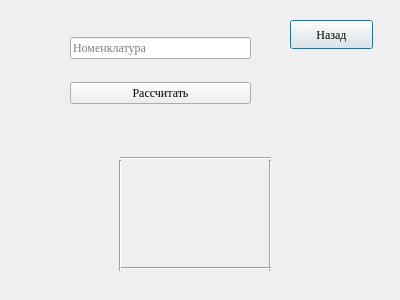
<?xml version="1.0" encoding="UTF-8"?>
<ui version="4.0">
 <class>MapBorders</class>
 <widget class="QDialog" name="MapBorders">
  <property name="geometry">
   <rect>
    <x>0</x>
    <y>0</y>
    <width>400</width>
    <height>300</height>
   </rect>
  </property>
  <property name="font">
   <font>
    <family>Times New Roman</family>
   </font>
  </property>
  <property name="windowTitle">
   <string>GeoMaks</string>
  </property>
  <widget class="QPushButton" name="BackToStartMenu">
   <property name="geometry">
    <rect>
     <x>290</x>
     <y>20</y>
     <width>83</width>
     <height>29</height>
    </rect>
   </property>
   <property name="text">
    <string>Назад</string>
   </property>
  </widget>
  <widget class="QLabel" name="leftUpLong">
   <property name="geometry">
    <rect>
     <x>90</x>
     <y>130</y>
     <width>121</width>
     <height>20</height>
    </rect>
   </property>
   <property name="sizePolicy">
    <sizepolicy hsizetype="Preferred" vsizetype="Preferred">
     <horstretch>0</horstretch>
     <verstretch>0</verstretch>
    </sizepolicy>
   </property>
   <property name="text">
    <string/>
   </property>
  </widget>
  <widget class="Line" name="rightBorder">
   <property name="geometry">
    <rect>
     <x>260</x>
     <y>160</y>
     <width>21</width>
     <height>111</height>
    </rect>
   </property>
   <property name="orientation">
    <enum>Qt::Vertical</enum>
   </property>
  </widget>
  <widget class="QLabel" name="rightUpLong">
   <property name="geometry">
    <rect>
     <x>220</x>
     <y>130</y>
     <width>131</width>
     <height>20</height>
    </rect>
   </property>
   <property name="sizePolicy">
    <sizepolicy hsizetype="Preferred" vsizetype="Preferred">
     <horstretch>0</horstretch>
     <verstretch>0</verstretch>
    </sizepolicy>
   </property>
   <property name="text">
    <string/>
   </property>
  </widget>
  <widget class="Line" name="downBorder">
   <property name="geometry">
    <rect>
     <x>120</x>
     <y>260</y>
     <width>151</width>
     <height>16</height>
    </rect>
   </property>
   <property name="orientation">
    <enum>Qt::Horizontal</enum>
   </property>
  </widget>
  <widget class="QLabel" name="leftUpLat">
   <property name="geometry">
    <rect>
     <x>10</x>
     <y>150</y>
     <width>111</width>
     <height>20</height>
    </rect>
   </property>
   <property name="sizePolicy">
    <sizepolicy hsizetype="Preferred" vsizetype="Preferred">
     <horstretch>0</horstretch>
     <verstretch>0</verstretch>
    </sizepolicy>
   </property>
   <property name="text">
    <string/>
   </property>
  </widget>
  <widget class="QLabel" name="rightUpLat">
   <property name="geometry">
    <rect>
     <x>280</x>
     <y>150</y>
     <width>111</width>
     <height>20</height>
    </rect>
   </property>
   <property name="sizePolicy">
    <sizepolicy hsizetype="Preferred" vsizetype="Preferred">
     <horstretch>0</horstretch>
     <verstretch>0</verstretch>
    </sizepolicy>
   </property>
   <property name="text">
    <string/>
   </property>
  </widget>
  <widget class="QLabel" name="rightDownLat">
   <property name="geometry">
    <rect>
     <x>280</x>
     <y>250</y>
     <width>111</width>
     <height>20</height>
    </rect>
   </property>
   <property name="sizePolicy">
    <sizepolicy hsizetype="Preferred" vsizetype="Preferred">
     <horstretch>0</horstretch>
     <verstretch>0</verstretch>
    </sizepolicy>
   </property>
   <property name="text">
    <string/>
   </property>
  </widget>
  <widget class="QLabel" name="leftDownLat">
   <property name="geometry">
    <rect>
     <x>10</x>
     <y>250</y>
     <width>101</width>
     <height>20</height>
    </rect>
   </property>
   <property name="sizePolicy">
    <sizepolicy hsizetype="Preferred" vsizetype="Preferred">
     <horstretch>0</horstretch>
     <verstretch>0</verstretch>
    </sizepolicy>
   </property>
   <property name="text">
    <string/>
   </property>
  </widget>
  <widget class="Line" name="leftBorder">
   <property name="geometry">
    <rect>
     <x>110</x>
     <y>160</y>
     <width>21</width>
     <height>111</height>
    </rect>
   </property>
   <property name="orientation">
    <enum>Qt::Vertical</enum>
   </property>
  </widget>
  <widget class="Line" name="upBorder">
   <property name="geometry">
    <rect>
     <x>120</x>
     <y>150</y>
     <width>151</width>
     <height>16</height>
    </rect>
   </property>
   <property name="orientation">
    <enum>Qt::Horizontal</enum>
   </property>
  </widget>
  <widget class="QLabel" name="leftDownLong">
   <property name="geometry">
    <rect>
     <x>100</x>
     <y>270</y>
     <width>101</width>
     <height>20</height>
    </rect>
   </property>
   <property name="sizePolicy">
    <sizepolicy hsizetype="Preferred" vsizetype="Preferred">
     <horstretch>0</horstretch>
     <verstretch>0</verstretch>
    </sizepolicy>
   </property>
   <property name="text">
    <string/>
   </property>
  </widget>
  <widget class="QLabel" name="rightDownLong">
   <property name="geometry">
    <rect>
     <x>240</x>
     <y>270</y>
     <width>111</width>
     <height>20</height>
    </rect>
   </property>
   <property name="sizePolicy">
    <sizepolicy hsizetype="Preferred" vsizetype="Preferred">
     <horstretch>0</horstretch>
     <verstretch>0</verstretch>
    </sizepolicy>
   </property>
   <property name="text">
    <string/>
   </property>
  </widget>
  <widget class="QWidget" name="layoutWidget">
   <property name="geometry">
    <rect>
     <x>70</x>
     <y>20</y>
     <width>181</width>
     <height>101</height>
    </rect>
   </property>
   <layout class="QVBoxLayout" name="verticalLayout">
    <item>
     <widget class="QLineEdit" name="nomenclature">
      <property name="placeholderText">
       <string>Номенклатура</string>
      </property>
     </widget>
    </item>
    <item>
     <widget class="QPushButton" name="CalculateButton">
      <property name="text">
       <string>Рассчитать</string>
      </property>
     </widget>
    </item>
   </layout>
  </widget>
  <widget class="QWidget" name="layoutWidget">
   <property name="geometry">
    <rect>
     <x>130</x>
     <y>190</y>
     <width>131</width>
     <height>49</height>
    </rect>
   </property>
   <layout class="QGridLayout" name="gridLayout">
    <item row="0" column="0">
     <widget class="QLabel" name="answer">
      <property name="text">
       <string/>
      </property>
     </widget>
    </item>
    <item row="1" column="0">
     <widget class="QLabel" name="topo_scale">
      <property name="text">
       <string/>
      </property>
     </widget>
    </item>
   </layout>
  </widget>
 </widget>
 <resources/>
 <connections/>
</ui>
